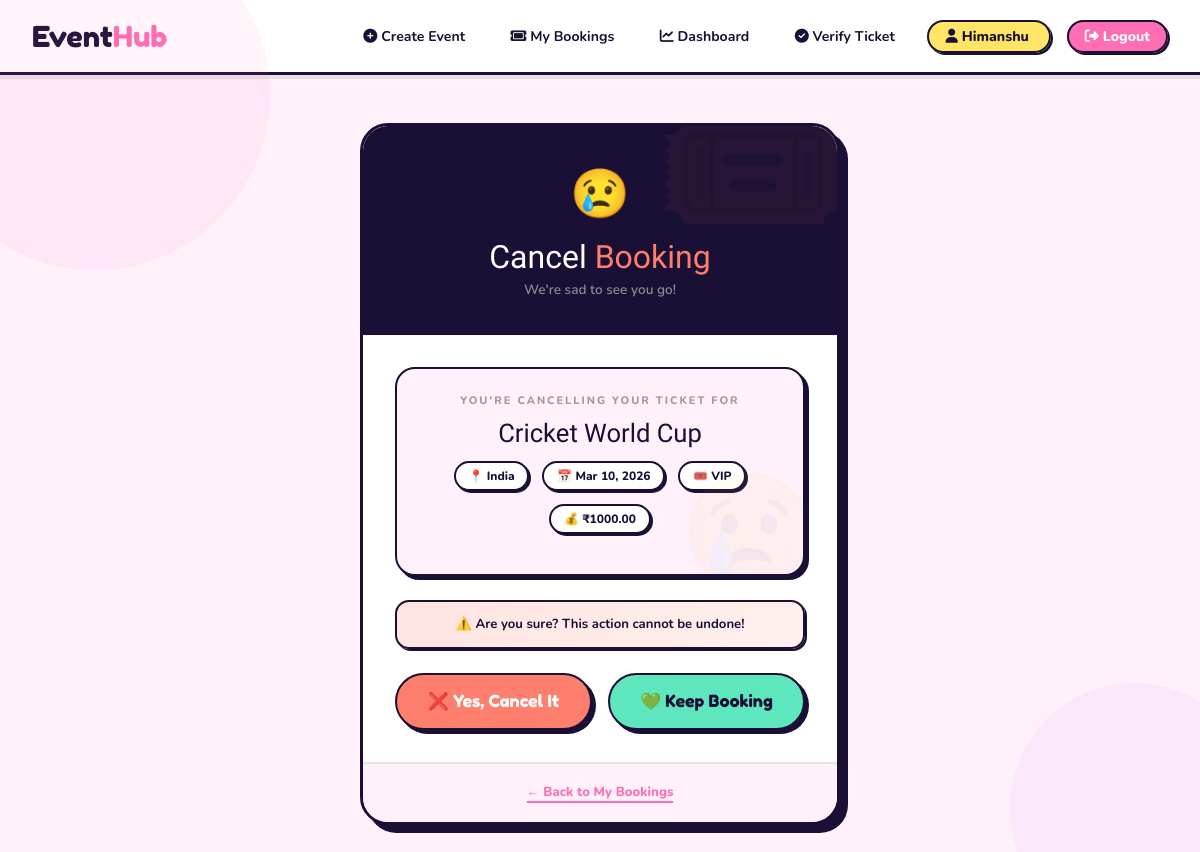
Screenshot of /booking/7/cancel/ (signed in) with the database file from the repository.
### events/models.py (models this page shows, shortened)
class Booking(models.Model):
    TICKET_CHOICES = [
        ('Regular', 'Regular'),
        ('VIP', 'VIP'),
    ]
    event = models.ForeignKey(Event, on_delete=models.CASCADE)
    user = models.ForeignKey(User, on_delete=models.CASCADE)
    ticket_type = models.CharField(max_length=20, choices=TICKET_CHOICES, default='Regular')
    price = models.DecimalField(max_digits=8, decimal_places=2, default=0)
    booked_at = models.DateTimeField(auto_now_add=True)
    qr_code = models.ImageField(upload_to='qr_codes/', blank=True, null=True)
    is_used = models.BooleanField(default=False)

class Event(models.Model):
    title = models.CharField(max_length=200)
    description = models.TextField()
    location = models.CharField(max_length=200)
    date = models.DateTimeField()
    capacity = models.IntegerField()
    created_by = models.ForeignKey(User, on_delete=models.CASCADE)
    image = models.ImageField(upload_to='event_images/', blank=True, null=True)
    CATEGORY_CHOICES = [
        ('Tech', 'Tech'),
        ('Music', 'Music'),
        ('Sports', 'Sports'),
        ('Business', 'Business'),
    ]
    category = models.CharField(max_length=50, choices=CATEGORY_CHOICES, default='Tech')

### events/views.py (the view)
# urls.py: path('booking/<int:id>/cancel/', views.cancel_booking, name='cancel_booking'),
@login_required
def cancel_booking(request, id):
    booking = get_object_or_404(Booking, id=id)
    if booking.user != request.user:
        return redirect('event_detail', id=booking.event.id)
    if request.method == 'POST':
        event_id = booking.event.id
        booking.delete()
        messages.success(request, "Booking cancelled successfully.")
        return redirect('event_detail', id=event_id)
    return render(request, 'events/cancel_booking.html', {
        'booking': booking
    })

### events/templates/events/cancel_booking.html (shortened to what this page needs)
{% extends 'events/base.html' %}
{% block content %}
<div class="cancel-page">
  <div class="cancel-card">
    <div class="cancel-banner">
      <div class="cancel-banner-icon">😢</div>
      <h2>Cancel <em>Booking</em></h2>
      <p>We're sad to see you go!</p>
    </div>
    <div class="cancel-body">
      <div class="booking-info-box">
        <div class="booking-info-label">You're cancelling your ticket for</div>
        <div class="booking-event-name">{{ booking.event.title }}</div>
        <div class="booking-details">
          <span class="detail-chip">
            📍 {{ booking.event.location }}
          </span>
          <span class="detail-chip">
            📅 {{ booking.event.date|date:"M d, Y" }}
          </span>
          <span class="detail-chip">
            🎟️ {{ booking.ticket_type }}
          </span>
          <span class="detail-chip">
            💰 ₹{{ booking.price }}
          </span>
        </div>
      </div>
      <div class="warning-strip">
        ⚠️ Are you sure? This action cannot be undone!
      </div>
      <form method="post">
        <div class="cancel-btns">
          <button type="submit" class="btn-confirm-cancel">
            ❌ Yes, Cancel It
          </button>
          <a href="{% url 'event_detail' booking.event.id %}"
             class="btn-keep-booking">
            💚 Keep Booking
          </a>
        </div>
      </form>
    </div>
    <div class="cancel-footer">
      <a href="{% url 'my_bookings' %}">← Back to My Bookings</a>
    </div>
  </div>
</div>
{% endblock %}

### events/templates/events/base.html (shortened to what this page needs)
<!DOCTYPE html>
<html>
<head>
<link href="https://cdn.jsdelivr.net/npm/bootstrap@5.3.3/dist/css/bootstrap.min.css" rel="stylesheet">
<link rel="stylesheet" href="https://cdnjs.cloudflare.com/ajax/libs/font-awesome/6.5.0/css/all.min.css">
</head>
<body>
<nav class="navbar navbar-dark bg-dark px-4">
    <a class="navbar-brand" href="{% url 'home' %}">
        Event<span style="color:#ff6eb4">Hub</span>
    </a>
    <div>
        <a class="text-light me-3" href="{% url 'create_event' %}">
            <i class="fa-solid fa-circle-plus"></i> Create Event
        </a>
        <a class="text-light me-3" href="{% url 'my_bookings' %}">
            <i class="fa-solid fa-ticket"></i> My Bookings
        </a>
        <a class="text-light me-3" href="{% url 'dashboard' %}">
            <i class="fa-solid fa-chart-line"></i> Dashboard
        </a>
        <a class="text-light me-3" href="{% url 'verify_ticket' %}">
            <i class="fa-solid fa-check-circle"></i> Verify Ticket
        </a>
        {% if user.is_authenticated %}
            <a class="text-warning me-3" href="{% url 'profile' %}">
                <i class="fa-solid fa-user"></i> {{ user.username }}
            </a>
            <a class="text-danger" href="{% url 'logout' %}">
                <i class="fa-solid fa-right-from-bracket"></i> Logout
            </a>
        {% endif %}
    </div>
</nav>
<div class="container mt-5">
    {% block content %}
    {% endblock %}
</div>
</body>
</html>

### events/templates/events/base.html (style rules this page uses)
body { background: #fff0fa; background-image: none; font-family: 'Nunito', sans-serif; margin: 0; padding: 0; }
body::before { display: none; }
.navbar.navbar-dark.bg-dark { background: #fff !important; border-bottom: 3px solid #1a1035 !important; box-shadow: 0 4px 0 rgba(0,0,0,0.08) !important; padding: 0.6rem 2rem !important; }
.navbar .navbar-brand { font-family: 'Fredoka One', cursive !important; font-size: 1.8rem !important; color: #1a1035 !important; text-decoration: none !important; }
.navbar a.text-light { color: #1a1035 !important; font-weight: 700 !important; font-size: 0.88rem !important; padding: 0.4rem 0.8rem !important; border-radius: 100px !important; transition: all 0.2s !important; text-decoration: none !important; }
.navbar a.text-warning { color: #1a1035 !important; font-weight: 800 !important; font-size: 0.88rem !important; background: #ffe566 !important; border: 2px solid #1a1035 !important; border-radius: 100px !important; padding: 0.3rem 1rem !important; box-shadow: 2px 2px 0 #1a1035 !important; text-decoration: none !important; transition: all 0.2s !important; }
.navbar a.text-danger { color: #fff !important; background: #ff6eb4 !important; border: 2px solid #1a1035 !important; border-radius: 100px !important; padding: 0.3rem 1rem !important; font-weight: 800 !important; font-size: 0.88rem !important; box-shadow: 2px 2px 0 #1a1035 !important; transition: all 0.2s !important; text-decoration: none !important; }
.container.mt-5 { margin-top: 0 !important; max-width: 100% !important; padding: 0 !important; }
h1, h2, h3, h4, h5 { font-family: 'Boogaloo', cursive; color: #1a1035; }
a { transition: all 0.2s; }

### rows the page displays
Booking: event "Cricket World Cup", event.location "India", event "Mar 10, 2026", ticket_type "VIP", price "1000.00"

### other values shown
{{ user.username }} "Himanshu"
